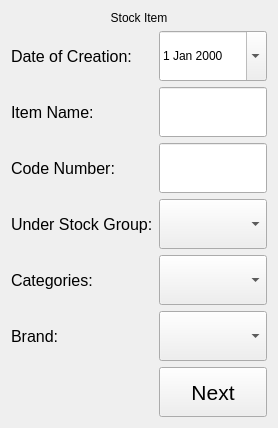
              <widget class="QWidget" name="stock_item1">
               <layout class="QGridLayout" name="gridLayout_13">
                <item row="2" column="1">
                 <widget class="QDateEdit" name="dateEdit_3">
                  <property name="minimumSize">
                   <size>
                    <width>0</width>
                    <height>50</height>
                   </size>
                  </property>
                  <property name="calendarPopup">
                   <bool>true</bool>
                  </property>
                 </widget>
                </item>
                <item row="10" column="1">
                 <widget class="QComboBox" name="comboBox_6">
                  <property name="minimumSize">
                   <size>
                    <width>0</width>
                    <height>50</height>
                   </size>
                  </property>
                 </widget>
                </item>
                <item row="12" column="0">
                 <widget class="QLabel" name="label_31">
                  <property name="font">
                   <font>
                    <family>MS Shell Dlg 2</family>
                    <pointsize>12</pointsize>
                    <weight>50</weight>
                    <italic>false</italic>
                    <bold>false</bold>
                   </font>
                  </property>
                  <property name="text">
                   <string>Brand:</string>
                  </property>
                  <property name="scaledContents">
                   <bool>true</bool>
                  </property>
                  <property name="wordWrap">
                   <bool>true</bool>
                  </property>
                  <property name="margin">
                   <number>2</number>
                  </property>
                 </widget>
                </item>
                <item row="4" column="1">
                 <widget class="QLineEdit" name="lineEdit_7">
                  <property name="minimumSize">
                   <size>
                    <width>0</width>
                    <height>50</height>
                   </size>
                  </property>
                 </widget>
                </item>
                <item row="12" column="1">
                 <widget class="QComboBox" name="comboBox_7">
                  <property name="minimumSize">
                   <size>
                    <width>0</width>
                    <height>50</height>
                   </size>
                  </property>
                 </widget>
                </item>
                <item row="6" column="1">
                 <widget class="QLineEdit" name="lineEdit_8">
                  <property name="minimumSize">
                   <size>
                    <width>0</width>
                    <height>50</height>
                   </size>
                  </property>
                 </widget>
                </item>
                <item row="4" column="0">
                 <widget class="QLabel" name="label_16">
                  <property name="font">
                   <font>
                    <family>MS Shell Dlg 2</family>
                    <pointsize>12</pointsize>
                    <weight>50</weight>
                    <italic>false</italic>
                    <bold>false</bold>
                   </font>
                  </property>
                  <property name="text">
                   <string>Item Name:</string>
                  </property>
                  <property name="scaledContents">
                   <bool>true</bool>
                  </property>
                  <property name="wordWrap">
                   <bool>true</bool>
                  </property>
                  <property name="margin">
                   <number>2</number>
                  </property>
                 </widget>
                </item>
                <item row="6" column="0">
                 <widget class="QLabel" name="label_28">
                  <property name="font">
                   <font>
                    <family>MS Shell Dlg 2</family>
                    <pointsize>12</pointsize>
                    <weight>50</weight>
                    <italic>false</italic>
                    <bold>false</bold>
                   </font>
                  </property>
                  <property name="text">
                   <string>Code Number:</string>
                  </property>
                  <property name="scaledContents">
                   <bool>true</bool>
                  </property>
                  <property name="wordWrap">
                   <bool>true</bool>
                  </property>
                  <property name="margin">
                   <number>2</number>
                  </property>
                 </widget>
                </item>
                <item row="2" column="0">
                 <widget class="QLabel" name="label_19">
                  <property name="font">
                   <font>
                    <family>MS Shell Dlg 2</family>
                    <pointsize>12</pointsize>
                    <weight>50</weight>
                    <italic>false</italic>
                    <bold>false</bold>
                   </font>
                  </property>
                  <property name="text">
                   <string>Date of Creation:</string>
                  </property>
                  <property name="scaledContents">
                   <bool>true</bool>
                  </property>
                  <property name="wordWrap">
                   <bool>true</bool>
                  </property>
                  <property name="margin">
                   <number>2</number>
                  </property>
                 </widget>
                </item>
                <item row="8" column="0">
                 <widget class="QLabel" name="label_29">
                  <property name="font">
                   <font>
                    <family>MS Shell Dlg 2</family>
                    <pointsize>12</pointsize>
                    <weight>50</weight>
                    <italic>false</italic>
                    <bold>false</bold>
                   </font>
                  </property>
                  <property name="text">
                   <string>Under Stock Group:</string>
                  </property>
                  <property name="scaledContents">
                   <bool>true</bool>
                  </property>
                  <property name="wordWrap">
                   <bool>true</bool>
                  </property>
                  <property name="margin">
                   <number>2</number>
                  </property>
                 </widget>
                </item>
                <item row="10" column="0">
                 <widget class="QLabel" name="label_30">
                  <property name="font">
                   <font>
                    <family>MS Shell Dlg 2</family>
                    <pointsize>12</pointsize>
                    <weight>50</weight>
                    <italic>false</italic>
                    <bold>false</bold>
                   </font>
                  </property>
                  <property name="text">
                   <string>Categories:</string>
                  </property>
                  <property name="scaledContents">
                   <bool>true</bool>
                  </property>
                  <property name="wordWrap">
                   <bool>true</bool>
                  </property>
                  <property name="margin">
                   <number>2</number>
                  </property>
                 </widget>
                </item>
                <item row="8" column="1">
                 <widget class="QComboBox" name="comboBox_5">
                  <property name="minimumSize">
                   <size>
                    <width>0</width>
                    <height>50</height>
                   </size>
                  </property>
                 </widget>
                </item>
                <item row="14" column="1">
                 <widget class="QPushButton" name="pushButton_11">
                  <property name="minimumSize">
                   <size>
                    <width>0</width>
                    <height>50</height>
                   </size>
                  </property>
                  <property name="maximumSize">
                   <size>
                    <width>400</width>
                    <height>16777215</height>
                   </size>
                  </property>
                  <property name="font">
                   <font>
                    <family>MS Shell Dlg 2</family>
                    <pointsize>16</pointsize>
                    <weight>50</weight>
                    <italic>false</italic>
                    <bold>false</bold>
                   </font>
                  </property>
                  <property name="text">
                   <string>Next</string>
                  </property>
                 </widget>
                </item>
                <item row="1" column="0" colspan="2">
                 <widget class="QLabel" name="label_62">
                  <property name="maximumSize">
                   <size>
                    <width>16777215</width>
                    <height>30</height>
                   </size>
                  </property>
                  <property name="text">
                   <string>Stock Item</string>
                  </property>
                  <property name="scaledContents">
                   <bool>true</bool>
                  </property>
                  <property name="alignment">
                   <set>Qt::AlignCenter</set>
                  </property>
                  <property name="wordWrap">
                   <bool>true</bool>
                  </property>
                 </widget>
                </item>
               </layout>
              </widget>
